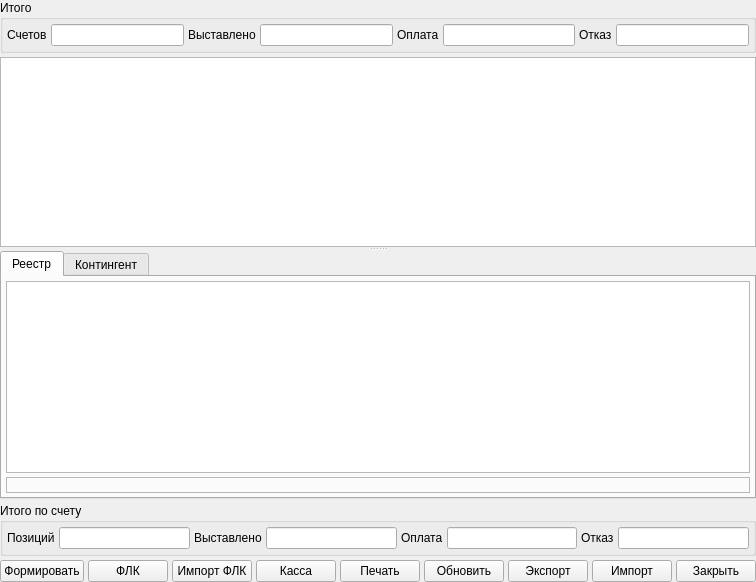
     <widget class="QWidget" name="layoutWidget">
      <layout class="QVBoxLayout" name="layout_11">
       <property name="spacing">
        <number>4</number>
       </property>
       <property name="margin">
        <number>0</number>
       </property>
       <item>
        <widget class="QSplitter" name="splitter_2">
         <property name="orientation">
          <enum>Qt::Vertical</enum>
         </property>
         <property name="childrenCollapsible">
          <bool>false</bool>
         </property>
         <widget class="QWidget" name="layoutWidget">
          <layout class="QVBoxLayout" name="layoutAccount">
           <property name="spacing">
            <number>4</number>
           </property>
           <property name="margin">
            <number>0</number>
           </property>
           <item>
            <widget class="QGroupBox" name="groupTotal">
             <property name="title">
              <string>Итого</string>
             </property>
             <layout class="QHBoxLayout">
              <property name="spacing">
               <number>4</number>
              </property>
              <property name="margin">
               <number>4</number>
              </property>
              <item>
               <widget class="QLabel" name="lblTolalAccounts">
                <property name="text">
                 <string>Счетов</string>
                </property>
                <property name="buddy">
                 <cstring>edtTolalAccounts</cstring>
                </property>
               </widget>
              </item>
              <item>
               <widget class="QLineEdit" name="edtTolalAccounts">
                <property name="alignment">
                 <set>Qt::AlignRight</set>
                </property>
                <property name="readOnly">
                 <bool>true</bool>
                </property>
               </widget>
              </item>
              <item>
               <widget class="QLabel" name="lblTotalSum">
                <property name="text">
                 <string>Выставлено</string>
                </property>
                <property name="buddy">
                 <cstring>edtTotalSum</cstring>
                </property>
               </widget>
              </item>
              <item>
               <widget class="QLineEdit" name="edtTotalSum">
                <property name="alignment">
                 <set>Qt::AlignRight</set>
                </property>
                <property name="readOnly">
                 <bool>true</bool>
                </property>
               </widget>
              </item>
              <item>
               <widget class="QLabel" name="lblTotalPayed">
                <property name="text">
                 <string>Оплата</string>
                </property>
                <property name="buddy">
                 <cstring>edtTotalPayed</cstring>
                </property>
               </widget>
              </item>
              <item>
               <widget class="QLineEdit" name="edtTotalPayed">
                <property name="alignment">
                 <set>Qt::AlignRight</set>
                </property>
                <property name="readOnly">
                 <bool>true</bool>
                </property>
               </widget>
              </item>
              <item>
               <widget class="QLabel" name="lblTotalRejected">
                <property name="text">
                 <string>Отказ</string>
                </property>
                <property name="buddy">
                 <cstring>edtTotalRefused</cstring>
                </property>
               </widget>
              </item>
              <item>
               <widget class="QLineEdit" name="edtTotalRefused">
                <property name="alignment">
                 <set>Qt::AlignRight</set>
                </property>
                <property name="readOnly">
                 <bool>true</bool>
                </property>
               </widget>
              </item>
             </layout>
            </widget>
           </item>
           <item>
            <widget class="CTableView" name="tblAccounts"/>
           </item>
          </layout>
         </widget>
         <widget class="QWidget" name="layoutWidget">
          <layout class="QVBoxLayout" name="layoutAccountItems">
           <property name="spacing">
            <number>4</number>
           </property>
           <property name="margin">
            <number>0</number>
           </property>
           <item>
            <widget class="QTabWidget" name="tabWidget_2">
             <property name="currentIndex">
              <number>0</number>
             </property>
             <widget class="QWidget" name="tab">
              <attribute name="title">
               <string>Реестр</string>
              </attribute>
              <layout class="QGridLayout">
               <property name="margin">
                <number>4</number>
               </property>
               <property name="spacing">
                <number>4</number>
               </property>
               <item row="0" column="0">
                <widget class="CTableView" name="tblAccountItems"/>
               </item>
               <item row="1" column="0">
                <widget class="QLabel" name="lblAccountItemInfo">
                 <property name="frameShape">
                  <enum>QFrame::StyledPanel</enum>
                 </property>
                 <property name="frameShadow">
                  <enum>QFrame::Sunken</enum>
                 </property>
                 <property name="lineWidth">
                  <number>1</number>
                 </property>
                 <property name="midLineWidth">
                  <number>0</number>
                 </property>
                 <property name="text">
                  <string/>
                 </property>
                </widget>
               </item>
              </layout>
             </widget>
             <widget class="QWidget" name="tab_2">
              <attribute name="title">
               <string>Контингент</string>
              </attribute>
              <layout class="QGridLayout">
               <property name="margin">
                <number>4</number>
               </property>
               <property name="spacing">
                <number>4</number>
               </property>
               <item row="0" column="0">
                <widget class="CTableView" name="tblAccountContingent"/>
               </item>
              </layout>
             </widget>
            </widget>
           </item>
           <item>
            <widget class="QGroupBox" name="groupAccount">
             <property name="title">
              <string>Итого по счету</string>
             </property>
             <layout class="QHBoxLayout">
              <property name="spacing">
               <number>4</number>
              </property>
              <property name="margin">
               <number>4</number>
              </property>
              <item>
               <widget class="QLabel" name="lblAccountItemsCount">
                <property name="text">
                 <string>Позиций</string>
                </property>
                <property name="buddy">
                 <cstring>edtAccountItemsCount</cstring>
                </property>
               </widget>
              </item>
              <item>
               <widget class="QLineEdit" name="edtAccountItemsCount">
                <property name="alignment">
                 <set>Qt::AlignRight</set>
                </property>
                <property name="readOnly">
                 <bool>true</bool>
                </property>
               </widget>
              </item>
              <item>
               <widget class="QLabel" name="lblAccountSum">
                <property name="text">
                 <string>Выставлено</string>
                </property>
                <property name="buddy">
                 <cstring>edtAccountItemsSum</cstring>
                </property>
               </widget>
              </item>
              <item>
               <widget class="QLineEdit" name="edtAccountItemsSum">
                <property name="alignment">
                 <set>Qt::AlignRight</set>
                </property>
                <property name="readOnly">
                 <bool>true</bool>
                </property>
               </widget>
              </item>
              <item>
               <widget class="QLabel" name="lblAccountPayed">
                <property name="text">
                 <string>Оплата</string>
                </property>
                <property name="buddy">
                 <cstring>edtAccountItemsPayed</cstring>
                </property>
               </widget>
              </item>
              <item>
               <widget class="QLineEdit" name="edtAccountItemsPayed">
                <property name="alignment">
                 <set>Qt::AlignRight</set>
                </property>
                <property name="readOnly">
                 <bool>true</bool>
                </property>
               </widget>
              </item>
              <item>
               <widget class="QLabel" name="lblAccountRejected">
                <property name="text">
                 <string>Отказ</string>
                </property>
                <property name="buddy">
                 <cstring>edtAccountItemsRefused</cstring>
                </property>
               </widget>
              </item>
              <item>
               <widget class="QLineEdit" name="edtAccountItemsRefused">
                <property name="alignment">
                 <set>Qt::AlignRight</set>
                </property>
                <property name="readOnly">
                 <bool>true</bool>
                </property>
               </widget>
              </item>
             </layout>
            </widget>
           </item>
          </layout>
         </widget>
        </widget>
       </item>
       <item>
        <layout class="QHBoxLayout" name="layout_22">
         <property name="spacing">
          <number>4</number>
         </property>
         <property name="margin">
          <number>0</number>
         </property>
         <item>
          <widget class="QPushButton" name="btnForm">
           <property name="text">
            <string>Формировать</string>
           </property>
          </widget>
         </item>
         <item>
          <widget class="QPushButton" name="btnFLC">
           <property name="text">
            <string>ФЛК</string>
           </property>
          </widget>
         </item>
         <item>
          <widget class="QPushButton" name="btnFLCImport">
           <property name="text">
            <string>Импорт ФЛК</string>
           </property>
          </widget>
         </item>
         <item>
          <widget class="QPushButton" name="btnECashRegister">
           <property name="text">
            <string>Касса</string>
           </property>
          </widget>
         </item>
         <item>
          <widget class="QPushButton" name="btnPrint">
           <property name="text">
            <string>Печать</string>
           </property>
          </widget>
         </item>
         <item>
          <widget class="QPushButton" name="btnRefresh">
           <property name="text">
            <string>Обновить</string>
           </property>
          </widget>
         </item>
         <item>
          <widget class="QPushButton" name="btnExport">
           <property name="text">
            <string>Экспорт</string>
           </property>
          </widget>
         </item>
         <item>
          <widget class="QPushButton" name="btnImport">
           <property name="text">
            <string>Импорт</string>
           </property>
          </widget>
         </item>
         <item>
          <widget class="QPushButton" name="btnClose">
           <property name="text">
            <string>Закрыть</string>
           </property>
          </widget>
         </item>
        </layout>
       </item>
      </layout>
     </widget>
